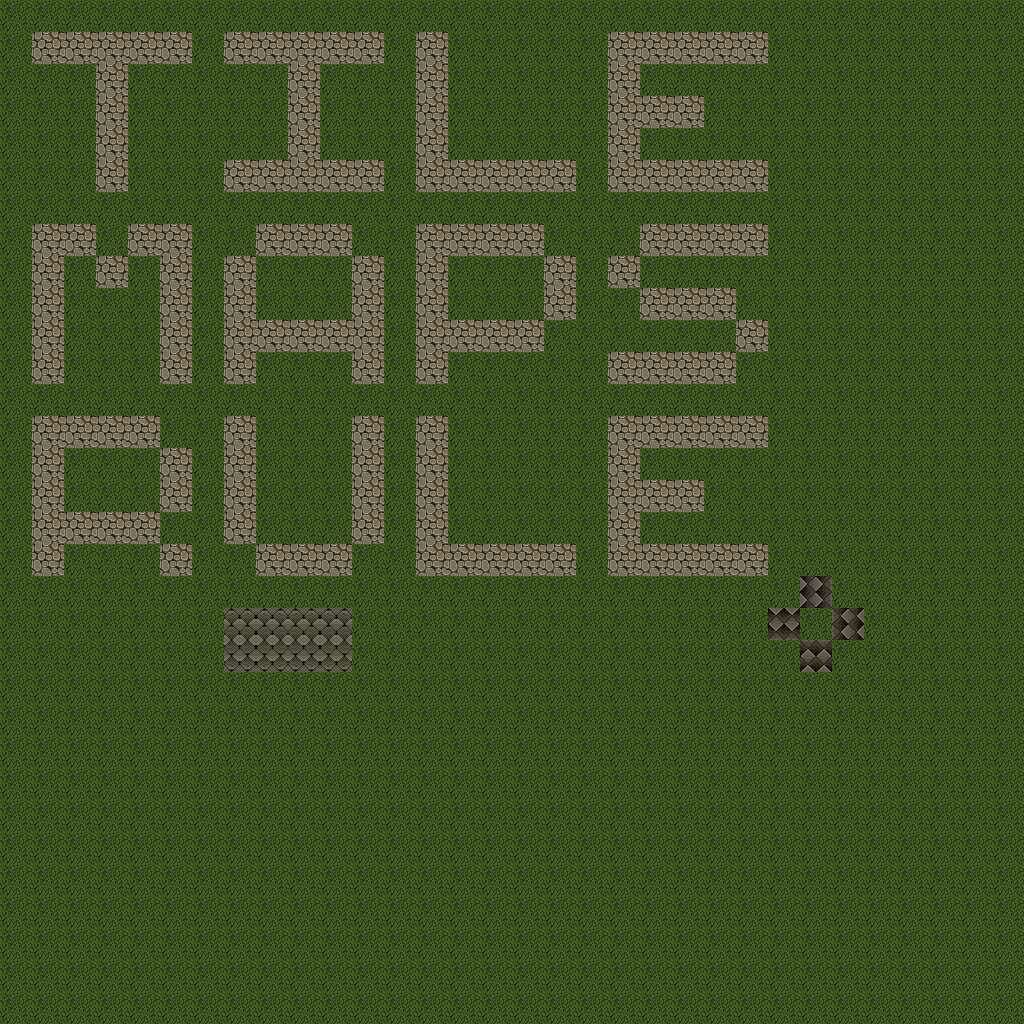

Tiled map render using the project's own tile images. Description and the map definition, with tile-layer contents summarised, below:
An orthogonal 32x32 tile map with 32x32 px tiles, 2 tile layers (adsg, Layer 1) and 1 object (hero).

<map version="1.0" orientation="orthogonal" width="32" height="32" tilewidth="32" tileheight="32">
 <properties>
  <property name="mapmeta" value="mapvalue" />
 </properties>
 <tileset firstgid="1" name="Untitled" tilewidth="32" tileheight="32">
  <image source="tiles.png" width="256" height="32" />
 </tileset>
 <layer name="adsg" width="32" height="32" opacity="0.72">
  <data>[1024 cells, 1024 non-empty, 3 distinct tile ids]</data>
 </layer>
 <layer name="Layer 1" width="32" height="32">
  <properties>
   <property name="layermeta" value="layervalue" />
  </properties>
  <data>[1024 cells, 148 non-empty, 1 distinct tile ids]</data>
 </layer>
 <objectgroup name="events" width="0" height="0" x="6" y="6" opacity="0.72">
  <properties>
   <property name="objectmeta" value="objectvalue" />
  </properties>
  <object name="hero" x="300" y="194" width="64" height="128">
   <properties>
    <property name="name" value="The Hero" />
   </properties>
  </object>
 </objectgroup>
</map>